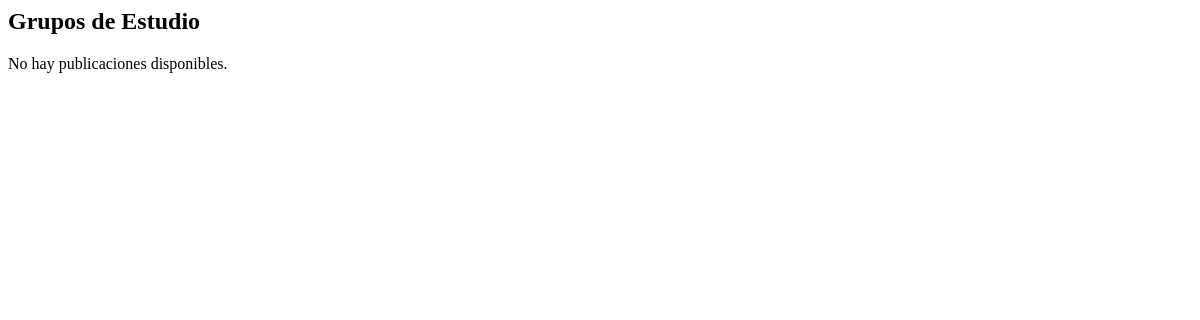
Before: /lista_publicaciones with the older database file.
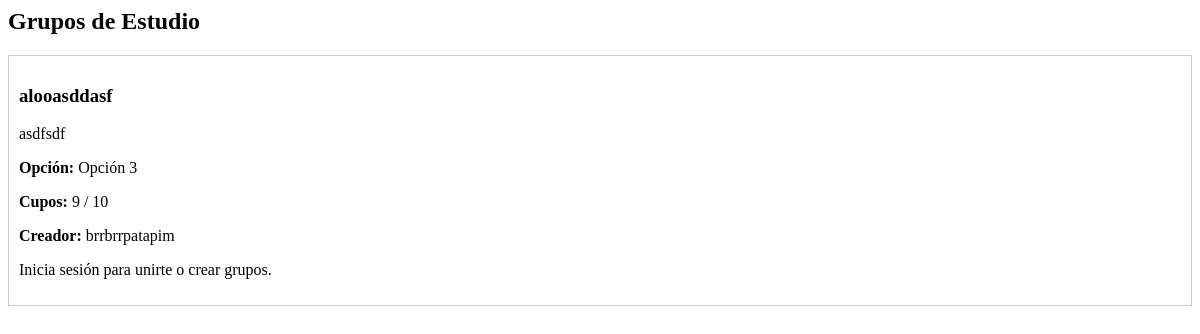
After: the same page with the newer database file.
### myapp/models.py (models this page shows, shortened)
class Publicaciones(models.Model):
    OPCIONES = [
        ('1', 'Opción 1'),
        ('2', 'Opción 2'),
        ('3', 'Opción 3'),
    ]
    titulo = models.CharField(max_length=100)
    contenido = models.TextField()
    opcion = models.CharField(max_length=1, choices=OPCIONES)
    cupos_maximos = models.PositiveIntegerField(default=1)
    cupos_disponibles = models.PositiveIntegerField(editable=False)
    creador = models.ForeignKey(User, on_delete=models.CASCADE)
    fecha_creacion = models.DateTimeField(auto_now_add=True)

### myapp/views.py (the view)
# urls.py: path('lista_publicaciones', views.lista_publicaciones, name='lista_publicaciones'),
def lista_publicaciones(request):
    publicaciones = Publicaciones.objects.all().order_by('-fecha_creacion')
    return render(request, 'myapp/lista_publicaciones.html', {'publicaciones': publicaciones})

### myapp/templates/myapp/lista_publicaciones.html
<h2>Grupos de Estudio</h2>
{% for pub in publicaciones %}
  <div style="border:1px solid #ccc; padding:10px; margin-bottom:10px;">
    <h3>{{ pub.titulo }}</h3>
    <p>{{ pub.contenido }}</p>
    <p><strong>Opción:</strong> {{ pub.get_opcion_display }}</p>
    <p><strong>Cupos:</strong> {{ pub.cupos_disponibles }} / {{ pub.cupos_maximos }}</p>
    <p><strong>Creador:</strong> {{ pub.creador.username }}</p>
    {% if user.is_authenticated %}
      {% if user == pub.creador %}
        <form action="{% url 'borrar_publicacion' pub.id %}" method="GET" style="display:inline;">
          <button type="submit">🗑️ Borrar</button>
        </form>
      {% else %}
        <form action="{% url 'unirse_grupo' pub.id %}" method="POST" style="display:inline;">
          {% csrf_token %}
          <button type="submit" {% if pub.cupos_disponibles == 0 %}disabled{% endif %}>
            Unirse al grupo
          </button>
        </form>
      {% endif %}
    {% else %}
      <p>Inicia sesión para unirte o crear grupos.</p>
    {% endif %}
  </div>
{% empty %}
  <p>No hay publicaciones disponibles.</p>
{% endfor %}

Changed rows visible on the page:
added Publicaciones: titulo "alooasddasf", contenido "asdfsdf", opcion "Opción 3", cupos_disponibles "9", cupos_maximos "10", creador.username "brrbrrpatapim"
Other visible differences:
text no longer shown: "No hay publicaciones disponibles."
